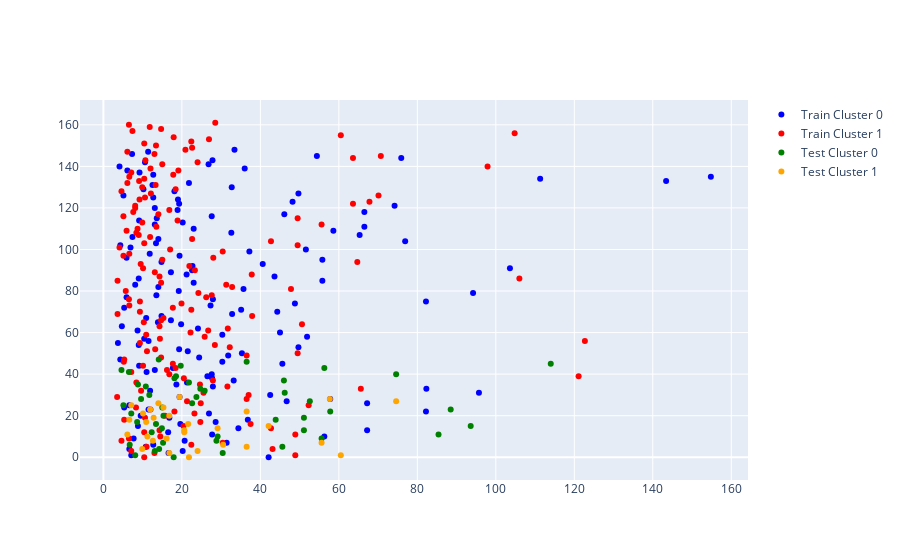

Notebook code for this chart:
### Code cell
import plotly.graph_objects as go

# Plotly를 사용하여 시각화
fig = go.Figure()

# 훈련 군집 0에 대한 산점도
fig.add_trace(go.Scatter(x=y_tr_0.iloc[:], mode='markers', marker=dict(color='blue'), name='Train Cluster 0'))

# 훈련 군집 1에 대한 산점도
fig.add_trace(go.Scatter(x=y_tr_1.iloc[:], mode='markers', marker=dict(color='red'), name='Train Cluster 1'))

# 테스트 군집 0에 대한 산점도
fig.add_trace(go.Scatter(x=y_test_0.iloc[:], mode='markers', marker=dict(color='green'), name='Test Cluster 0'))

# 테스트 군집 1에 대한 산점도
fig.add_trace(go.Scatter(x=y_test_1.iloc[:], mode='markers', marker=dict(color='orange'), name='Test Cluster 1'))

fig.show()

### Figure 1 — Plotly figure (JSON) as saved in the notebook; plotly's stock layout.template omitted (floating-point values rounded to 4 significant figures; data arrays with more than 128 entries replaced by an {"elided": "..."} marker saying what was removed)
{"data": [{"marker": {"color": "blue"}, "mode": "markers", "name": "Train Cluster 0", "type": "scatter", "x": {"elided": "149 float values"}}, {"marker": {"color": "red"}, "mode": "markers", "name": "Train Cluster 1", "type": "scatter", "x": {"elided": "162 float values"}}, {"marker": {"color": "green"}, "mode": "markers", "name": "Test Cluster 0", "type": "scatter", "x": [17.9, 8.1, 30.4, 13.1, 14.2, 45.6, 6.7, 15.2, 28.8, 55.6, 29.1, 85.4, 12.3, 51.1, 14.9, 93.6, 13.4, 8.6, 43.9, 51.1, 15.3, 7.1, 57.8, 88.5, 15, 5.1, 22.6, 52.6, 9.6, 23.7, 11.7, 46.2, 25.8, 24.7, 10.8, 8.8, 21.8, 46, 18.1, 18.5, 74.6, 6.5, 4.6, 56.3, 19.7, 114, 36.5, 14.1]}, {"marker": {"color": "orange"}, "mode": "markers", "name": "Test Cluster 1", "type": "scatter", "x": [21.8, 60.5, 16.8, 24, 9.9, 36.5, 30.5, 55.6, 12.6, 16.1, 11.2, 6.1, 20.6, 20.6, 29.1, 42.1, 21.6, 10.9, 6.6, 12.8, 16.8, 10.1, 36.5, 11.9, 15.3, 7.1, 14, 74.6, 57.7, 19.4]}], "layout": {}}
